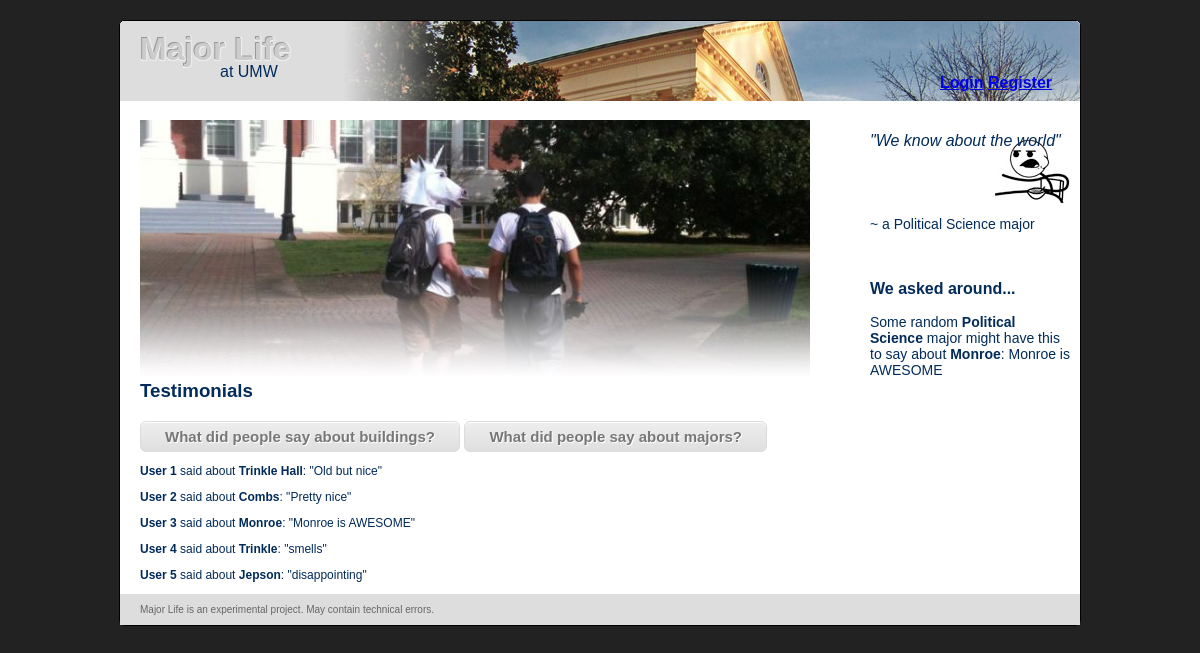
The app's page /viewbuilding.php with its own data.
### tables this page shows
CREATE TABLE IF NOT EXISTS `majors` (
  `id` int(11) NOT NULL AUTO_INCREMENT,
  `major` varchar(70) NOT NULL,
  `building` varchar(50) NOT NULL,
  `skill_level` int(11) NOT NULL,
  `comments` blob NOT NULL,
  PRIMARY KEY (`id`)
);

CREATE TABLE IF NOT EXISTS `buildings` (
  `id` int(11) NOT NULL AUTO_INCREMENT,
  `building` varchar(70) NOT NULL,
  `comments` blob NOT NULL,
  PRIMARY KEY (`id`)
);

### viewbuilding.php (the view, shortened to what this page needs)
<!DOCTYPE html PUBLIC "-//W3C//DTD XHTML 1.0 Transitional//EN" "http://www.w3.org/TR/xhtml1/DTD/xhtml1-transitional.dtd">
<html xmlns="http://www.w3.org/1999/xhtml">
<head>
<link href="settings.css" rel="stylesheet" type="text/css" />
</head>
<body class="twoColFixRtHdr">
<div id="container">
  <div id="header">
  </div>
  <div id="sidebar1">
    <?php include('content/sidebar1.php') ?>
  </div>
   <div id="mainContent" >
  <?php
$query = "SELECT * FROM buildings";
$result = mysql_query($query) or die(mysql_error());
while($row = mysql_fetch_array($result)){
	echo "<p><strong>User " . $row['id'] . "</strong> said about <strong>" . $row['building']. "</strong>: &quot;". $row['comments'] . "&quot;</p>";
}
?>
</div>
	<br class="clearfloat" />
  <div id="footer">
  </div>
</div>
</body>
</html>

### content/sidebar1.php (shortened to what this page needs)
  <?php
$query = "SELECT id, major, building, skill_level, comments FROM majors WHERE id>0 ORDER BY RAND() LIMIT 1;";
$result = mysql_query($query) or die(mysql_error());
while($row = mysql_fetch_array($result)){
	echo "<p style=\"font-style:italic; font-size:16px;\">&quot;". $row['comments'] . "&quot;</p>";
	echo "<br/>";
		echo "<br/>";
	echo "<p>~ a ". $row['major'] . " major</p>";
}?>
<img src="images/cereal.jpg" align="right" style="margin-top:-110px;"/>
<br/>
<?php
echo "<p style=\"font-size:16px; font-weight:bold;\">We asked around...</p>";
$query = "SELECT major, skill_level, majors.comments as major_comments, majors.building, buildings.comments
FROM majors
JOIN buildings
ON majors.building = buildings.building ORDER BY RAND() LIMIT 1;";
$result = mysql_query($query) or die(mysql_error());
$row = mysql_fetch_array($result);
echo "<p>Some random <strong>" . $row['major'] . "</strong> major might have this to say about <strong>" . $row['building'] . "</strong>: " . $row['comments'];
?>

### settings.css (style rules this page uses)
body { font: 100% "Lucida Sans Unicode", "Lucida Grande", sans-serif; background: #222; margin: 0; margin-top:20px; padding: 0; text-align: center; color: #000000; }
.twoColFixRtHdr #container { width: 960px; background: #FFF; margin: 0 auto; border: 1px solid #000000; text-align: left; -webkit-border-radius: 5px; -moz-border-radius: 5px; border-radius: 5px; }
.twoColFixRtHdr #header { background-image:url(images/headerbg.jpg); background-repeat:no-repeat; background-position:right; background-color:#DDD; padding: 0 10px 0 20px; -webkit-border-top-left-radius: 5px; -webkit-border-top-right-radius: 5px; -moz-border-radius-topleft: 5px; -moz-border-radius-topright: 5px; border-top-left-radius: 5px; border-top-right-radius: 5px; height:80px; }
.twoColFixRtHdr #header h1 { margin: 0; padding: 10px 0; text-shadow: 1px 1px #EEE, -1px -1px #999, -1px 1px #EEE, 1px -1px #EEE; color:#CCC; }
.twoColFixRtHdr #sidebar1 { float: right; width: 200px; background: #FFF; padding: 15px 10px; }
.twoColFixRtHdr #sidebar1 h1,h2,h3,h4,p { color:#002b5a; }
.twoColFixRtHdr #sidebar1 p { font-size:14px; }
.twoColFixRtHdr #mainContent { margin: 0 250px 0 0; padding: 0 20px; background: #FFF; }
.twoColFixRtHdr #mainContent p { font-size:12px; }
.twoColFixRtHdr #footer { padding: 0 10px 0 20px; background:#DDDDDD; }
.twoColFixRtHdr #footer p { margin: 0; padding: 10px 0; font-size:10px; color:#666; }
.Buttons { -moz-box-shadow:inset 0px 1px 0px 0px #ffffff; -webkit-box-shadow:inset 0px 1px 0px 0px #ffffff; box-shadow:inset 0px 1px 0px 0px #ffffff; background:-webkit-gradient( linear, left top, left bottom, color-stop(0.05, #ededed), color-stop(1, #dfdfdf) ); background:-moz-linear-gradient( center top, #ededed 5%, #dfdfdf 100% ); filter:progid:DXImageTransform.Microsoft.gradient(startColorstr='#ededed', endColorstr='#dfdfdf'); background-color:#ededed; -moz-border-radius:6px; -webkit-border-radius:6px; border-radius:6px; border:1px solid #dcdcdc; display:inline-block; color:#777777; font-family:arial; font-size:15px; font-weight:bold; padding:6px 24px; text-decoration:none; text-shadow:1px 1px 0px #ffffff; }
.image { float:left; }
#loginstatus { position:absolute; float:right; margin-left:800px; margin-top:-50px; }

### records on screen
majors: comments "We know about the world", major "Political Science", building "Monroe", buildings.comments "Monroe is AWESOME"
buildings: id "1", building "Trinkle Hall", comments "Old but nice"
buildings: id "2", building "Combs", comments "Pretty nice"
buildings: id "3", building "Monroe", comments "Monroe is AWESOME"
buildings: id "4", building "Trinkle", comments "smells"
buildings: id "5", building "Jepson", comments "disappointing"
